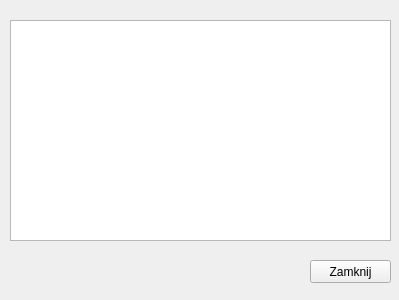
<?xml version="1.0" encoding="UTF-8"?>
<ui version="4.0">
 <class>okno_lista</class>
 <widget class="QWidget" name="okno_lista">
  <property name="geometry">
   <rect>
    <x>0</x>
    <y>0</y>
    <width>399</width>
    <height>300</height>
   </rect>
  </property>
  <property name="maximumSize">
   <size>
    <width>399</width>
    <height>300</height>
   </size>
  </property>
  <property name="windowTitle">
   <string>Lista Syndromów</string>
  </property>
  <widget class="QPushButton" name="zamknijButton">
   <property name="geometry">
    <rect>
     <x>310</x>
     <y>260</y>
     <width>81</width>
     <height>23</height>
    </rect>
   </property>
   <property name="text">
    <string>Zamknij</string>
   </property>
  </widget>
  <widget class="QTextBrowser" name="textBrowser">
   <property name="geometry">
    <rect>
     <x>10</x>
     <y>20</y>
     <width>381</width>
     <height>221</height>
    </rect>
   </property>
   <property name="html">
    <string>&lt;!DOCTYPE HTML PUBLIC &quot;-//W3C//DTD HTML 4.0//EN&quot; &quot;http://www.w3.org/TR/REC-html40/strict.dtd&quot;&gt;
&lt;html&gt;&lt;head&gt;&lt;meta name=&quot;qrichtext&quot; content=&quot;1&quot; /&gt;&lt;style type=&quot;text/css&quot;&gt;
p, li { white-space: pre-wrap; }
&lt;/style&gt;&lt;/head&gt;&lt;body style=&quot; font-family:'DejaVu Sans'; font-size:9pt; font-weight:400; font-style:normal;&quot;&gt;
&lt;p style=&quot;-qt-paragraph-type:empty; margin-top:0px; margin-bottom:0px; margin-left:0px; margin-right:0px; -qt-block-indent:0; text-indent:0px;&quot;&gt;&lt;br /&gt;&lt;/p&gt;&lt;/body&gt;&lt;/html&gt;</string>
   </property>
  </widget>
 </widget>
 <resources/>
 <connections/>
</ui>
